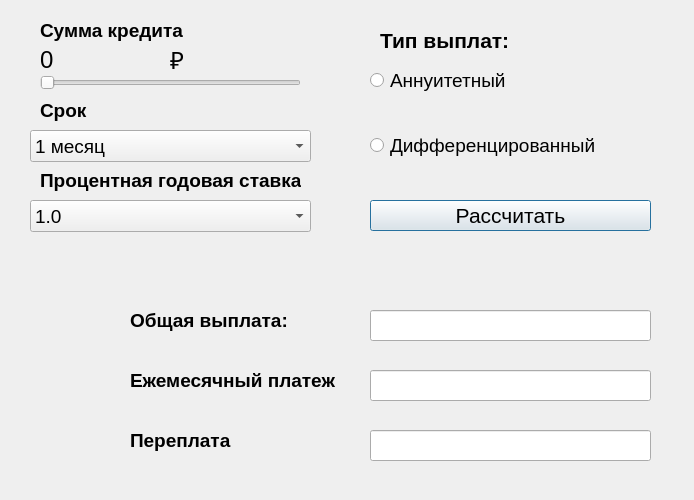
<?xml version="1.0" encoding="UTF-8"?>
<ui version="4.0">
 <class>Credit</class>
 <widget class="QDialog" name="Credit">
  <property name="geometry">
   <rect>
    <x>0</x>
    <y>0</y>
    <width>694</width>
    <height>500</height>
   </rect>
  </property>
  <property name="font">
   <font>
    <pointsize>14</pointsize>
   </font>
  </property>
  <property name="windowTitle">
   <string>Dialog</string>
  </property>
  <widget class="QRadioButton" name="btnAnnuity">
   <property name="geometry">
    <rect>
     <x>370</x>
     <y>70</y>
     <width>241</width>
     <height>21</height>
    </rect>
   </property>
   <property name="font">
    <font>
     <pointsize>14</pointsize>
    </font>
   </property>
   <property name="text">
    <string>Аннуитетный</string>
   </property>
  </widget>
  <widget class="QRadioButton" name="btnDiff">
   <property name="geometry">
    <rect>
     <x>370</x>
     <y>130</y>
     <width>261</width>
     <height>31</height>
    </rect>
   </property>
   <property name="font">
    <font>
     <pointsize>14</pointsize>
    </font>
   </property>
   <property name="text">
    <string>Дифференцированный</string>
   </property>
  </widget>
  <widget class="QPushButton" name="calculate">
   <property name="geometry">
    <rect>
     <x>370</x>
     <y>200</y>
     <width>281</width>
     <height>31</height>
    </rect>
   </property>
   <property name="font">
    <font>
     <pointsize>16</pointsize>
    </font>
   </property>
   <property name="text">
    <string>Рассчитать</string>
   </property>
  </widget>
  <widget class="QLabel" name="creditAmountTitle">
   <property name="geometry">
    <rect>
     <x>40</x>
     <y>10</y>
     <width>171</width>
     <height>41</height>
    </rect>
   </property>
   <property name="font">
    <font>
     <pointsize>14</pointsize>
     <bold>true</bold>
    </font>
   </property>
   <property name="text">
    <string>Сумма кредита</string>
   </property>
  </widget>
  <widget class="QLabel" name="timeTitle">
   <property name="geometry">
    <rect>
     <x>40</x>
     <y>90</y>
     <width>171</width>
     <height>41</height>
    </rect>
   </property>
   <property name="font">
    <font>
     <pointsize>14</pointsize>
     <bold>true</bold>
    </font>
   </property>
   <property name="text">
    <string>Срок</string>
   </property>
  </widget>
  <widget class="QLabel" name="percentageTitle">
   <property name="geometry">
    <rect>
     <x>40</x>
     <y>160</y>
     <width>261</width>
     <height>41</height>
    </rect>
   </property>
   <property name="font">
    <font>
     <pointsize>14</pointsize>
     <bold>true</bold>
    </font>
   </property>
   <property name="text">
    <string>Процентная годовая ставка</string>
   </property>
  </widget>
  <widget class="QLabel" name="paymentTypeLabel">
   <property name="geometry">
    <rect>
     <x>380</x>
     <y>20</y>
     <width>171</width>
     <height>41</height>
    </rect>
   </property>
   <property name="font">
    <font>
     <pointsize>16</pointsize>
     <bold>true</bold>
    </font>
   </property>
   <property name="text">
    <string>Тип выплат:</string>
   </property>
  </widget>
  <widget class="QLabel" name="overallPaymentTitle">
   <property name="geometry">
    <rect>
     <x>130</x>
     <y>300</y>
     <width>181</width>
     <height>41</height>
    </rect>
   </property>
   <property name="font">
    <font>
     <pointsize>14</pointsize>
     <bold>true</bold>
    </font>
   </property>
   <property name="text">
    <string>Общая выплата:</string>
   </property>
  </widget>
  <widget class="QLineEdit" name="overallPay">
   <property name="geometry">
    <rect>
     <x>370</x>
     <y>310</y>
     <width>281</width>
     <height>31</height>
    </rect>
   </property>
   <property name="font">
    <font>
     <pointsize>14</pointsize>
    </font>
   </property>
   <property name="readOnly">
    <bool>true</bool>
   </property>
  </widget>
  <widget class="QLineEdit" name="monthlyPay">
   <property name="geometry">
    <rect>
     <x>370</x>
     <y>370</y>
     <width>281</width>
     <height>31</height>
    </rect>
   </property>
   <property name="font">
    <font>
     <pointsize>14</pointsize>
    </font>
   </property>
   <property name="text">
    <string/>
   </property>
   <property name="readOnly">
    <bool>true</bool>
   </property>
  </widget>
  <widget class="QLabel" name="monthlyPaymentTitle">
   <property name="geometry">
    <rect>
     <x>130</x>
     <y>360</y>
     <width>221</width>
     <height>41</height>
    </rect>
   </property>
   <property name="font">
    <font>
     <pointsize>14</pointsize>
     <bold>true</bold>
    </font>
   </property>
   <property name="text">
    <string>Ежемесячный платеж</string>
   </property>
  </widget>
  <widget class="QLineEdit" name="overpayment">
   <property name="geometry">
    <rect>
     <x>370</x>
     <y>430</y>
     <width>281</width>
     <height>31</height>
    </rect>
   </property>
   <property name="readOnly">
    <bool>true</bool>
   </property>
  </widget>
  <widget class="QLabel" name="overpaymentTitle">
   <property name="geometry">
    <rect>
     <x>130</x>
     <y>420</y>
     <width>181</width>
     <height>41</height>
    </rect>
   </property>
   <property name="font">
    <font>
     <pointsize>14</pointsize>
     <bold>true</bold>
    </font>
   </property>
   <property name="text">
    <string>Переплата</string>
   </property>
  </widget>
  <widget class="QComboBox" name="timeCombobox">
   <property name="geometry">
    <rect>
     <x>30</x>
     <y>130</y>
     <width>281</width>
     <height>32</height>
    </rect>
   </property>
   <item>
    <property name="text">
     <string>1 месяц</string>
    </property>
   </item>
   <item>
    <property name="text">
     <string>3 месяца</string>
    </property>
   </item>
   <item>
    <property name="text">
     <string>6 месяцев</string>
    </property>
   </item>
   <item>
    <property name="text">
     <string>1 год</string>
    </property>
   </item>
   <item>
    <property name="text">
     <string>2 года</string>
    </property>
   </item>
   <item>
    <property name="text">
     <string>3 года</string>
    </property>
   </item>
   <item>
    <property name="text">
     <string>4 года</string>
    </property>
   </item>
   <item>
    <property name="text">
     <string>5 лет</string>
    </property>
   </item>
   <item>
    <property name="text">
     <string>10 лет</string>
    </property>
   </item>
   <item>
    <property name="text">
     <string>15 лет</string>
    </property>
   </item>
   <item>
    <property name="text">
     <string>20 лет</string>
    </property>
   </item>
  </widget>
  <widget class="QComboBox" name="percentageCombobox">
   <property name="geometry">
    <rect>
     <x>30</x>
     <y>200</y>
     <width>281</width>
     <height>32</height>
    </rect>
   </property>
   <item>
    <property name="text">
     <string>1.0</string>
    </property>
   </item>
   <item>
    <property name="text">
     <string>2.5</string>
    </property>
   </item>
   <item>
    <property name="text">
     <string>3.0</string>
    </property>
   </item>
   <item>
    <property name="text">
     <string>3.5</string>
    </property>
   </item>
   <item>
    <property name="text">
     <string>4.0</string>
    </property>
   </item>
   <item>
    <property name="text">
     <string>4.5</string>
    </property>
   </item>
   <item>
    <property name="text">
     <string>5.0</string>
    </property>
   </item>
   <item>
    <property name="text">
     <string>5.5</string>
    </property>
   </item>
   <item>
    <property name="text">
     <string>6.0</string>
    </property>
   </item>
   <item>
    <property name="text">
     <string>6.5</string>
    </property>
   </item>
   <item>
    <property name="text">
     <string>7.0</string>
    </property>
   </item>
   <item>
    <property name="text">
     <string>7.5</string>
    </property>
   </item>
   <item>
    <property name="text">
     <string>8.0</string>
    </property>
   </item>
   <item>
    <property name="text">
     <string>8.5</string>
    </property>
   </item>
   <item>
    <property name="text">
     <string>9.0</string>
    </property>
   </item>
   <item>
    <property name="text">
     <string>9.5</string>
    </property>
   </item>
   <item>
    <property name="text">
     <string>10.0</string>
    </property>
   </item>
   <item>
    <property name="text">
     <string>11.0</string>
    </property>
   </item>
   <item>
    <property name="text">
     <string>12.0</string>
    </property>
   </item>
   <item>
    <property name="text">
     <string>13.0</string>
    </property>
   </item>
   <item>
    <property name="text">
     <string>14.0</string>
    </property>
   </item>
   <item>
    <property name="text">
     <string>15.0</string>
    </property>
   </item>
   <item>
    <property name="text">
     <string>16.0</string>
    </property>
   </item>
   <item>
    <property name="text">
     <string>17.0</string>
    </property>
   </item>
   <item>
    <property name="text">
     <string>18.0</string>
    </property>
   </item>
   <item>
    <property name="text">
     <string>19.0</string>
    </property>
   </item>
   <item>
    <property name="text">
     <string>20.0</string>
    </property>
   </item>
   <item>
    <property name="text">
     <string>25.0</string>
    </property>
   </item>
  </widget>
  <widget class="QLabel" name="creditAmountLabel">
   <property name="geometry">
    <rect>
     <x>40</x>
     <y>50</y>
     <width>111</width>
     <height>20</height>
    </rect>
   </property>
   <property name="font">
    <font>
     <pointsize>18</pointsize>
    </font>
   </property>
   <property name="text">
    <string>0</string>
   </property>
  </widget>
  <widget class="QSlider" name="creditAmountSlider">
   <property name="geometry">
    <rect>
     <x>40</x>
     <y>70</y>
     <width>261</width>
     <height>25</height>
    </rect>
   </property>
   <property name="minimum">
    <number>0</number>
   </property>
   <property name="maximum">
    <number>24</number>
   </property>
   <property name="orientation">
    <enum>Qt::Horizontal</enum>
   </property>
  </widget>
  <widget class="QLabel" name="rubleLabel">
   <property name="geometry">
    <rect>
     <x>170</x>
     <y>50</y>
     <width>21</width>
     <height>20</height>
    </rect>
   </property>
   <property name="font">
    <font>
     <pointsize>18</pointsize>
    </font>
   </property>
   <property name="text">
    <string>₽</string>
   </property>
  </widget>
 </widget>
 <resources/>
 <connections/>
</ui>
